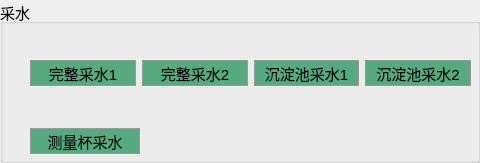
          <widget class="QGroupBox" name="groupBox_50">
           <property name="font">
            <font>
             <pointsize>11</pointsize>
             <weight>50</weight>
             <bold>false</bold>
            </font>
           </property>
           <property name="title">
            <string>采水</string>
           </property>
           <widget class="QWidget" name="layoutWidget">
            <property name="geometry">
             <rect>
              <x>30</x>
              <y>23</y>
              <width>441</width>
              <height>131</height>
             </rect>
            </property>
            <layout class="QVBoxLayout" name="verticalLayout_17" stretch="0,0">
             <item>
              <layout class="QHBoxLayout" name="horizontalLayout_40">
               <item>
                <layout class="QVBoxLayout" name="verticalLayout_11">
                 <item>
                  <layout class="QHBoxLayout" name="horizontalLayout_36" stretch="5,3,5">
                   <item>
                    <spacer name="horizontalSpacer_57">
                     <property name="orientation">
                      <enum>Qt::Horizontal</enum>
                     </property>
                     <property name="sizeHint" stdset="0">
                      <size>
                       <width>40</width>
                       <height>20</height>
                      </size>
                     </property>
                    </spacer>
                   </item>
                   <item>
                    <widget class="QLabel" name="label_W10">
                     <property name="styleSheet">
                      <string notr="true">border-image: url(:/images/blackC.png);</string>
                     </property>
                     <property name="text">
                      <string/>
                     </property>
                    </widget>
                   </item>
                   <item>
                    <spacer name="horizontalSpacer_58">
                     <property name="orientation">
                      <enum>Qt::Horizontal</enum>
                     </property>
                     <property name="sizeHint" stdset="0">
                      <size>
                       <width>40</width>
                       <height>20</height>
                      </size>
                     </property>
                    </spacer>
                   </item>
                  </layout>
                 </item>
                 <item>
                  <widget class="QPushButton" name="pushButton_W10">
                   <property name="styleSheet">
                    <string notr="true">QPushButton{background-color:#55aa7f;width:48px;height:24px;border:1px solid #999999;opacity:1;}
QPushButton:hover{width: 48px;height: 24px;background: #E4EEF8;border: 1px solid #87AFFA;opacity: 1;}
QPushButton:pressed{width: 56px;height: 24px;background: #CCE5F8;border: 1px solid #0A64E1;opacity: 1;}
QPushButton:disabled{width: 56px;height: 24px;background: #CCE5F8;border: 1px solid #0A64E1;opacity: 1;}
</string>
                   </property>
                   <property name="text">
                    <string>完整采水1</string>
                   </property>
                  </widget>
                 </item>
                </layout>
               </item>
               <item>
                <layout class="QVBoxLayout" name="verticalLayout_12">
                 <item>
                  <layout class="QHBoxLayout" name="horizontalLayout_37" stretch="5,3,5">
                   <item>
                    <spacer name="horizontalSpacer_59">
                     <property name="orientation">
                      <enum>Qt::Horizontal</enum>
                     </property>
                     <property name="sizeHint" stdset="0">
                      <size>
                       <width>40</width>
                       <height>20</height>
                      </size>
                     </property>
                    </spacer>
                   </item>
                   <item>
                    <widget class="QLabel" name="label_W11">
                     <property name="styleSheet">
                      <string notr="true">border-image: url(:/images/blackC.png);</string>
                     </property>
                     <property name="text">
                      <string/>
                     </property>
                    </widget>
                   </item>
                   <item>
                    <spacer name="horizontalSpacer_60">
                     <property name="orientation">
                      <enum>Qt::Horizontal</enum>
                     </property>
                     <property name="sizeHint" stdset="0">
                      <size>
                       <width>40</width>
                       <height>20</height>
                      </size>
                     </property>
                    </spacer>
                   </item>
                  </layout>
                 </item>
                 <item>
                  <widget class="QPushButton" name="pushButton_W11">
                   <property name="styleSheet">
                    <string notr="true">QPushButton{background-color:#55aa7f;width:48px;height:24px;border:1px solid #999999;opacity:1;}
QPushButton:hover{width: 48px;height: 24px;background: #E4EEF8;border: 1px solid #87AFFA;opacity: 1;}
QPushButton:pressed{width: 56px;height: 24px;background: #CCE5F8;border: 1px solid #0A64E1;opacity: 1;}
QPushButton:disabled{width: 56px;height: 24px;background: #CCE5F8;border: 1px solid #0A64E1;opacity: 1;}
</string>
                   </property>
                   <property name="text">
                    <string>完整采水2</string>
                   </property>
                  </widget>
                 </item>
                </layout>
               </item>
               <item>
                <layout class="QVBoxLayout" name="verticalLayout_14">
                 <item>
                  <layout class="QHBoxLayout" name="horizontalLayout_38" stretch="5,3,5">
                   <item>
                    <spacer name="horizontalSpacer_61">
                     <property name="orientation">
                      <enum>Qt::Horizontal</enum>
                     </property>
                     <property name="sizeHint" stdset="0">
                      <size>
                       <width>40</width>
                       <height>20</height>
                      </size>
                     </property>
                    </spacer>
                   </item>
                   <item>
                    <widget class="QLabel" name="label_W12">
                     <property name="styleSheet">
                      <string notr="true">border-image: url(:/images/blackC.png);</string>
                     </property>
                     <property name="text">
                      <string/>
                     </property>
                    </widget>
                   </item>
                   <item>
                    <spacer name="horizontalSpacer_62">
                     <property name="orientation">
                      <enum>Qt::Horizontal</enum>
                     </property>
                     <property name="sizeHint" stdset="0">
                      <size>
                       <width>40</width>
                       <height>20</height>
                      </size>
                     </property>
                    </spacer>
                   </item>
                  </layout>
                 </item>
                 <item>
                  <widget class="QPushButton" name="pushButton_W12">
                   <property name="styleSheet">
                    <string notr="true">QPushButton{background-color:#55aa7f;width:48px;height:24px;border:1px solid #999999;opacity:1;}
QPushButton:hover{width: 48px;height: 24px;background: #E4EEF8;border: 1px solid #87AFFA;opacity: 1;}
QPushButton:pressed{width: 56px;height: 24px;background: #CCE5F8;border: 1px solid #0A64E1;opacity: 1;}
QPushButton:disabled{width: 56px;height: 24px;background: #CCE5F8;border: 1px solid #0A64E1;opacity: 1;}
</string>
                   </property>
                   <property name="text">
                    <string>沉淀池采水1</string>
                   </property>
                  </widget>
                 </item>
                </layout>
               </item>
               <item>
                <layout class="QVBoxLayout" name="verticalLayout_15">
                 <item>
                  <layout class="QHBoxLayout" name="horizontalLayout_39" stretch="5,3,5">
                   <item>
                    <spacer name="horizontalSpacer_63">
                     <property name="orientation">
                      <enum>Qt::Horizontal</enum>
                     </property>
                     <property name="sizeHint" stdset="0">
                      <size>
                       <width>40</width>
                       <height>20</height>
                      </size>
                     </property>
                    </spacer>
                   </item>
                   <item>
                    <widget class="QLabel" name="label_W13">
                     <property name="styleSheet">
                      <string notr="true">border-image: url(:/images/blackC.png);</string>
                     </property>
                     <property name="text">
                      <string/>
                     </property>
                    </widget>
                   </item>
                   <item>
                    <spacer name="horizontalSpacer_64">
                     <property name="orientation">
                      <enum>Qt::Horizontal</enum>
                     </property>
                     <property name="sizeHint" stdset="0">
                      <size>
                       <width>40</width>
                       <height>20</height>
                      </size>
                     </property>
                    </spacer>
                   </item>
                  </layout>
                 </item>
                 <item>
                  <widget class="QPushButton" name="pushButton_W13">
                   <property name="styleSheet">
                    <string notr="true">QPushButton{background-color:#55aa7f;width:48px;height:24px;border:1px solid #999999;opacity:1;}
QPushButton:hover{width: 48px;height: 24px;background: #E4EEF8;border: 1px solid #87AFFA;opacity: 1;}
QPushButton:pressed{width: 56px;height: 24px;background: #CCE5F8;border: 1px solid #0A64E1;opacity: 1;}
QPushButton:disabled{width: 56px;height: 24px;background: #CCE5F8;border: 1px solid #0A64E1;opacity: 1;}
</string>
                   </property>
                   <property name="text">
                    <string>沉淀池采水2</string>
                   </property>
                  </widget>
                 </item>
                </layout>
               </item>
              </layout>
             </item>
             <item>
              <layout class="QHBoxLayout" name="horizontalLayout_47" stretch="1,3">
               <item>
                <layout class="QVBoxLayout" name="verticalLayout_16">
                 <item>
                  <layout class="QHBoxLayout" name="horizontalLayout_35" stretch="5,3,5">
                   <item>
                    <spacer name="horizontalSpacer_65">
                     <property name="orientation">
                      <enum>Qt::Horizontal</enum>
                     </property>
                     <property name="sizeHint" stdset="0">
                      <size>
                       <width>40</width>
                       <height>20</height>
                      </size>
                     </property>
                    </spacer>
                   </item>
                   <item>
                    <widget class="QLabel" name="label_W14">
                     <property name="styleSheet">
                      <string notr="true">border-image: url(:/images/blackC.png);</string>
                     </property>
                     <property name="text">
                      <string/>
                     </property>
                    </widget>
                   </item>
                   <item>
                    <spacer name="horizontalSpacer_66">
                     <property name="orientation">
                      <enum>Qt::Horizontal</enum>
                     </property>
                     <property name="sizeHint" stdset="0">
                      <size>
                       <width>40</width>
                       <height>20</height>
                      </size>
                     </property>
                    </spacer>
                   </item>
                  </layout>
                 </item>
                 <item>
                  <widget class="QPushButton" name="pushButton_W14">
                   <property name="styleSheet">
                    <string notr="true">QPushButton{background-color:#55aa7f;width:48px;height:24px;border:1px solid #999999;opacity:1;}
QPushButton:hover{width: 48px;height: 24px;background: #E4EEF8;border: 1px solid #87AFFA;opacity: 1;}
QPushButton:pressed{width: 56px;height: 24px;background: #CCE5F8;border: 1px solid #0A64E1;opacity: 1;}
QPushButton:disabled{width: 56px;height: 24px;background: #CCE5F8;border: 1px solid #0A64E1;opacity: 1;}
</string>
                   </property>
                   <property name="text">
                    <string>测量杯采水</string>
                   </property>
                  </widget>
                 </item>
                </layout>
               </item>
               <item>
                <spacer name="horizontalSpacer_67">
                 <property name="orientation">
                  <enum>Qt::Horizontal</enum>
                 </property>
                 <property name="sizeHint" stdset="0">
                  <size>
                   <width>40</width>
                   <height>20</height>
                  </size>
                 </property>
                </spacer>
               </item>
              </layout>
             </item>
            </layout>
           </widget>
          </widget>
